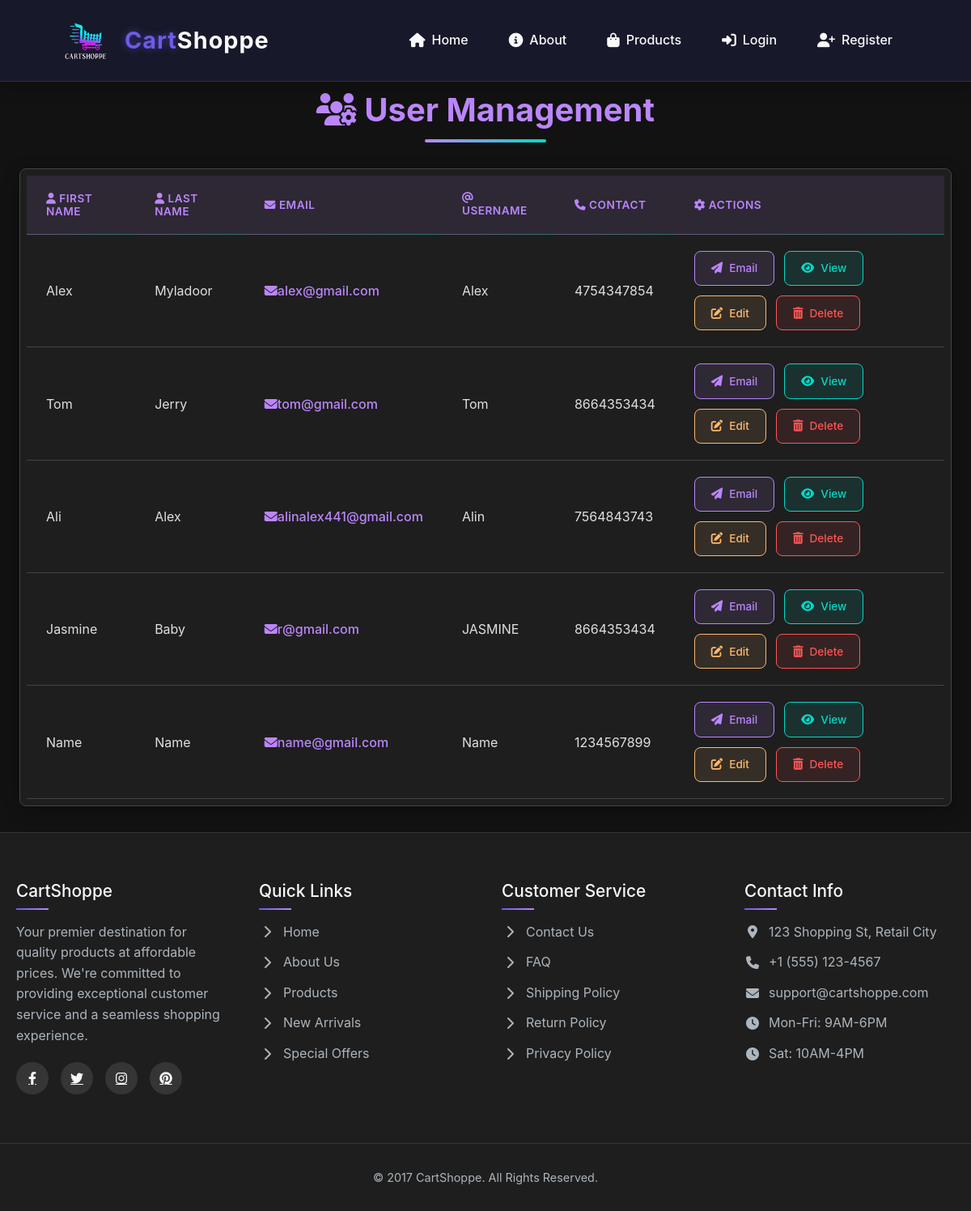
The page /5 on the database its author committed.
### myproject/myapp/models.py (models this page shows)
class Register(AbstractUser):
    usertype=models.CharField(max_length=10,null=True)
    contact = models.CharField(max_length=10, null=True)

### myproject/myapp/views.py (the view)
# urls.py: path('5', views.viewusers),
def viewusers(request):
    users=Register.objects.filter(usertype='user')
    print(users)
    return render(request,'viewusers.html',{'user':users})

### myproject/myapp/templates/viewusers.html (shortened to what this page needs)
{% include 'header.html' %}
<div class="container">
  <h1><i class="fas fa-users-cog"></i> User Management</h1>
  <div class="table-container">
    <table>
      <thead>
        <tr>
          <th><i class="fas fa-user"></i> First Name</th>
          <th><i class="fas fa-user"></i> Last Name</th>
          <th><i class="fas fa-envelope"></i> Email</th>
          <th><i class="fas fa-at"></i> Username</th>
          <th><i class="fas fa-phone"></i> Contact</th>
          <th><i class="fas fa-cog"></i> Actions</th>
        </tr>
      </thead>
      <tbody>
        {% for i in user %}
        <tr id="user-{{ i.id }}">
          <td>{{ i.first_name }}</td>
          <td>{{ i.last_name}}</td>
          <td>
            <a href="mailto:{{ i.email }}" class="email-link">
              <i class="fas fa-envelope"></i> {{ i.email }}
            </a>
          </td>
          <td>{{ i.username }}</td>
          <td>{{ i.contact }}</td>
          <td>
            <div class="action-buttons">
              <a href="mailto:{{ i.email }}" class="btn btn-email">
                <i class="fas fa-paper-plane"></i> Email
              </a>
              <a href="/{{ i.email }}" class="btn btn-view">
                <i class="fas fa-eye"></i> View
              </a>
              <a href="/edit/{{ i.id}}" class="btn btn-edit">
                <i class="fas fa-edit"></i> Edit
              </a>
              <a href="/delete/{{ i.id}}" class="btn btn-delete">
                <i class="fas fa-trash-alt"></i> Delete
              </a>
            </div>
          </td>
        </tr>
        {% endfor %}
      </tbody>
    </table>
  </div>
</div>
{% include 'footer.html' %}

### myproject/myapp/templates/viewusers.html (style rules this page uses)
:root { --dark-bg: #121212; --darker-bg: #1e1e1e; --card-bg: #2d2d2d; --text-primary: #e0e0e0; --text-secondary: #b0b0b0; --accent-color: #bb86fc; --accent-hover: #9e6ad6; --danger-color: #ff5555; --warning-color: #ffb86c; --success-color: #50fa7b; --info-color: #03dac6; --border-color: #444; --border-radius: 8px; --box-shadow: 0 4px 20px rgba(0, 0, 0, 0.3); --transition: all 0.3s cubic-bezier(0.25, 0.8, 0.25, 1); }
body { font-family: 'Inter', -apple-system, BlinkMacSystemFont, sans-serif; background-color: var(--dark-bg); color: var(--text-primary); margin: 0; padding: 0; line-height: 1.6; }
.container { max-width: 1400px; margin: 2rem auto; padding: 0 1.5rem; }
h1 { text-align: center; color: var(--accent-color); margin-bottom: 2rem; font-weight: 700; position: relative; padding-bottom: 1rem; font-size: 2.5rem; }
h1::after { content: ''; position: absolute; bottom: 0; left: 50%; transform: translateX(-50%); width: 150px; height: 4px; background: linear-gradient(90deg, var(--accent-color), var(--info-color)); border-radius: 2px; }
.table-container { overflow-x: auto; background-color: var(--darker-bg); border-radius: var(--border-radius); box-shadow: var(--box-shadow); border: 1px solid var(--border-color); padding: 0.5rem; position: relative; }
table { width: 100%; border-collapse: separate; border-spacing: 0; min-width: 800px; }
th, td { padding: 1.25rem 1.5rem; text-align: left; border-bottom: 1px solid var(--border-color); transition: var(--transition); }
th { background-color: rgba(187, 134, 252, 0.1); color: var(--accent-color); font-weight: 600; letter-spacing: 0.5px; position: sticky; top: 0; text-transform: uppercase; font-size: 0.85rem; backdrop-filter: blur(10px); }
.action-buttons { display: flex; gap: 0.75rem; flex-wrap: wrap; }
.btn { padding: 0.65rem 1.25rem; border-radius: var(--border-radius); cursor: pointer; font-size: 0.85rem; font-weight: 500; transition: var(--transition); display: inline-flex; align-items: center; justify-content: center; text-decoration: none; border: 1px solid transparent; }
.btn i { margin-right: 0.5rem; font-size: 0.9rem; }
.btn-email { background-color: rgba(187, 134, 252, 0.1); color: var(--accent-color); border-color: var(--accent-color); }
.btn-view { background-color: rgba(3, 218, 198, 0.1); color: var(--info-color); border-color: var(--info-color); }
.btn-edit { background-color: rgba(255, 184, 108, 0.1); color: var(--warning-color); border-color: var(--warning-color); }
.btn-delete { background-color: rgba(255, 85, 85, 0.1); color: var(--danger-color); border-color: var(--danger-color); }
.email-link { color: var(--accent-color); text-decoration: none; font-weight: 500; transition: var(--transition); display: inline-flex; align-items: center; }
th::after { content: ''; position: absolute; bottom: -1px; left: 0; right: 0; height: 1px; background: linear-gradient(90deg, var(--accent-color), var(--info-color)); opacity: 0.3; }
h1 { position: relative; z-index: 2; background-color: var(--dark-bg); }
.container { padding-top: 80px; }
html { scroll-padding-top: 80px; }

### rows shown on the page
Register: first_name "Alex", last_name "Myladoor", email "alex@gmail.com", username "Alex", contact "4754347854"
Register: first_name "Tom", last_name "Jerry", email "tom@gmail.com", username "Tom", contact "8664353434"
Register: first_name "Ali", last_name "Alex", email "alinalex441@gmail.com", username "Alin", contact "7564843743"
Register: first_name "Jasmine", last_name "Baby", email "r@gmail.com", username "JASMINE", contact "8664353434"
Register: first_name "Name", last_name "Name", email "name@gmail.com", username "Name", contact "1234567899"
